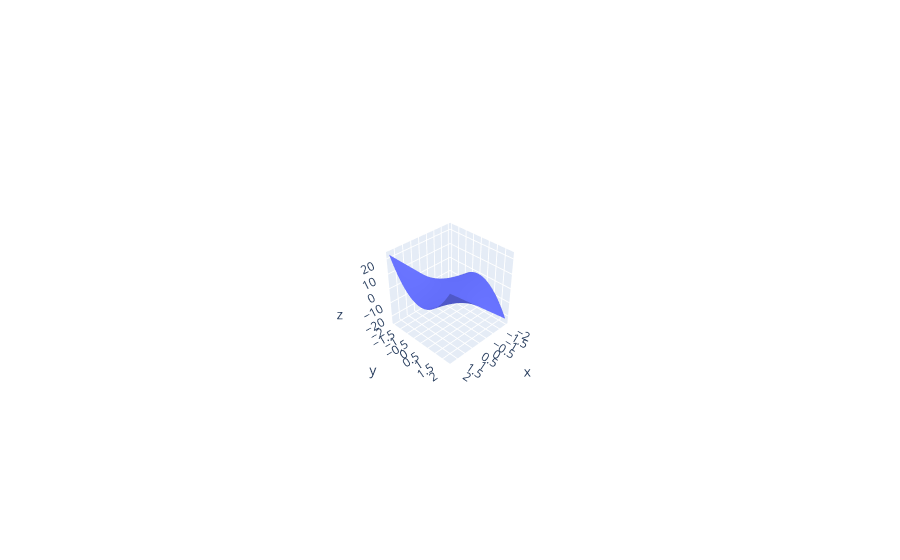

Notebook code for this chart:
### Markdown cell above
So for every six we move in the $y$ direction, we should move $3$ in the $x$ direction when standing at the point $(1, 1)$.  There is just one twist.  What we have found is the direction of *greatest increase*.  For the direction of greatest decrease, we simply move in the opposite direction - so we move -6 in the $y$ direction, and -3 in the $x$ direction.

### Code cell
fig

### Figure 1 — Plotly figure (JSON) as saved in the notebook; plotly's stock layout.template omitted (floating-point values rounded to 4 significant figures; data arrays with more than 128 entries replaced by an {"elided": "..."} marker saying what was removed)
{"data": [{"colorbar": {"title": {"text": "z"}}, "name": "y", "showscale": true, "type": "mesh3d", "x": {"elided": "1600 float values"}, "y": {"elided": "1600 float values"}, "z": {"elided": "1600 float values"}}], "layout": {"autosize": true, "scene": {"aspectmode": "auto", "aspectratio": {"x": 1, "y": 1, "z": 1}, "camera": {"center": {"x": 0, "y": 0, "z": 0}, "eye": {"x": 3.054, "y": 3.054, "z": 3.054}, "projection": {"type": "perspective"}, "up": {"x": 0, "y": 0, "z": 1}}}}}
